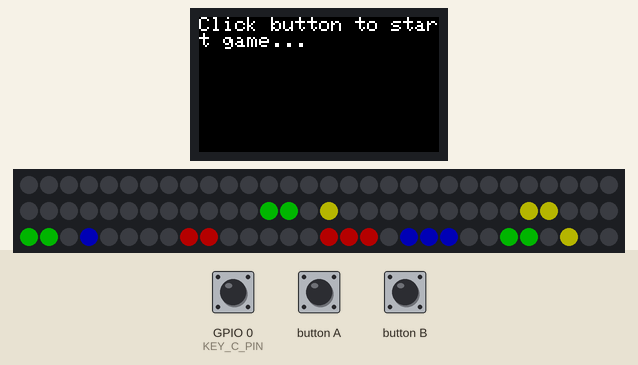
Simulated run of this sketch. Board: ESP32. Parts: 240×135 colour display, 90 RGB LEDs in strip order, left to right, continuing on the next row. Inputs (shaded band) come from the test bench; at power-on: GPIO 0 (KEY_C_PIN) HIGH. Dim RGB values are drawn brighter than linear; what the sketch prints to the serial monitor is not drawn.

Above: at 1.3 s.
1.4 s: GPIO 0 (KEY_C_PIN) pulled LOW for 3.2 s
At 3.4 s:
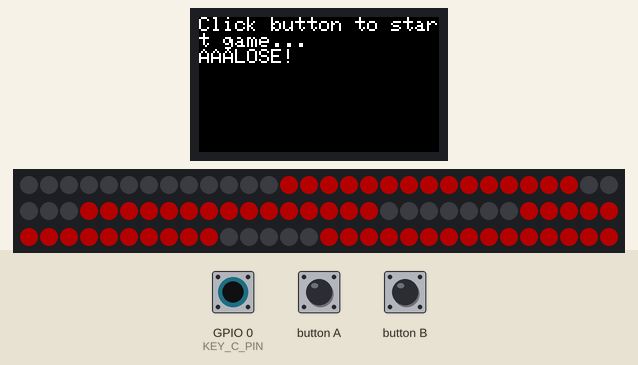
6.1 s: button A pressed for 0.15 s
At 6.73 s:
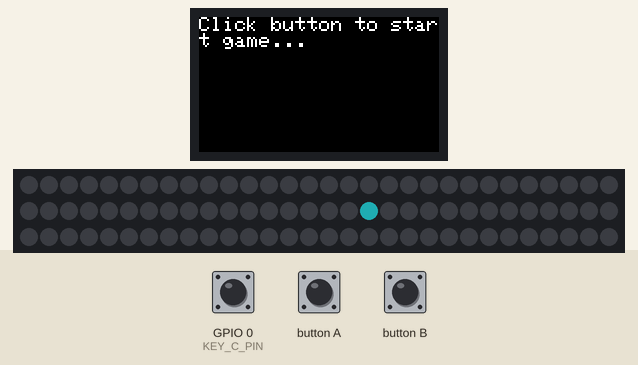
6.8 s: GPIO 0 (KEY_C_PIN) pulled LOW for 0.15 s
At 7.22 s:
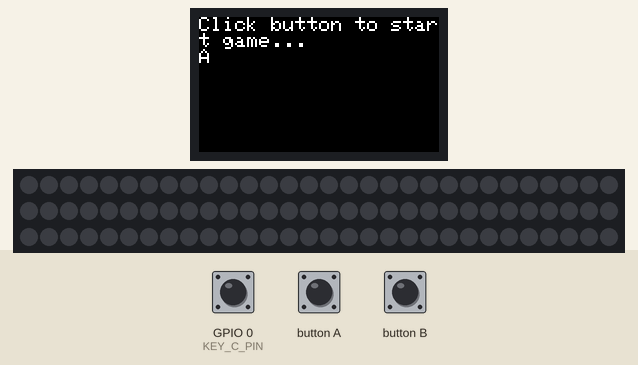
7.5 s: button A pressed for 1 s
At 8.73 s:
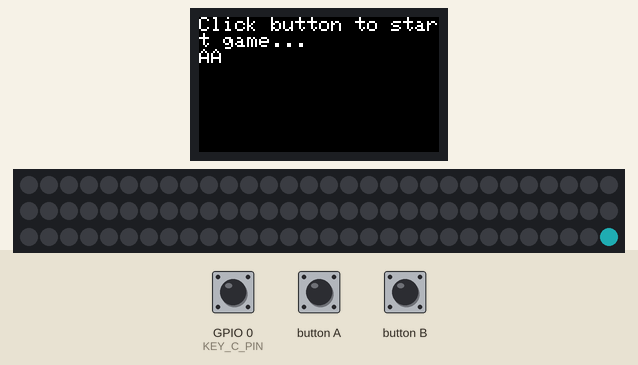
9.1 s: GPIO 0 (KEY_C_PIN) pulled LOW for 1 s
At 9.88 s:
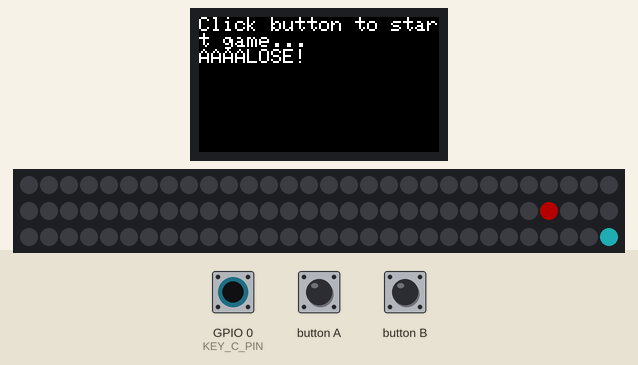
13.1 s: GPIO 0 (KEY_C_PIN) pulled LOW for 0.15 s
At 13.31 s:
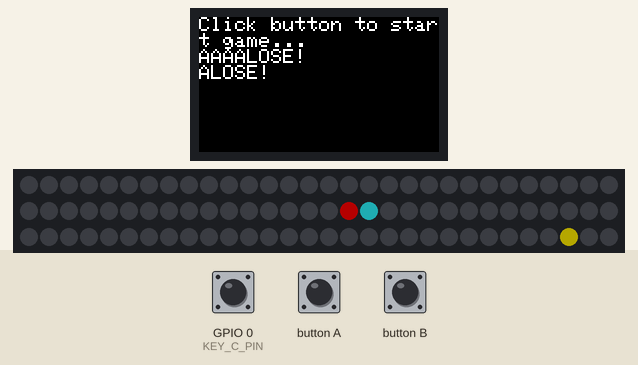
Timing chart, 0 to 16.1 s (numbered marks = the images above; inputs shaded):
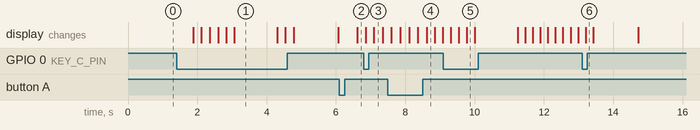

The sketch:

main.ino
```cpp
#include <M5StickCPlus.h>
#include "FastLED.h"
#include <vector>
#include <unordered_map>
#include <stdint.h>
#include <cstring>

#define Neopixel_PIN    32
#define NUM_LEDS        90
#define GRID_W          4
#define GRID_H          15

// Colors
#define BUN_COL 0x28dee8
#define KETCHUP_COL 0xff0000
#define MUSTARD_COL 0xffea00
#define BEEF_COL 0x1d1405
#define CHEESE_COL 0xe5a40d
#define BURGER_SAUCE_COL 0x534822
#define BACON_COL 0xba1f1f
#define SALAD_COL 0x12ba17
#define ONION_COL 0x6f1d61
#define MAYO_COL 0xeadf69
#define BBQ_COL 0x3e2a17

#define UNOCCUPIED_COL 0x00
#define LOSE_COL 0xff0000

#define UNOCCUPIED 0
#define OCCUPIED 1
#define FALLING_TILE 2

#define KEY_A 1
#define KEY_B 1 << 1
#define KEY_C 1 << 2

// Settings
#define DELTA_TIME_DEFAULT 250
#define DEATH_ANIMATION_DELAY 1000
#define WIN_ANIMATION_DELAY 1000
#define SPEED_FACTOR 0.93
#define KEY_C_PIN 0

#define PLAYER_COUNT 2
#define STACK_WIDTH 1

std::unordered_map<uint8_t, int> layerToColor = {
    {14, BUN_COL},
    {13, KETCHUP_COL},
    {12, MUSTARD_COL},
    {11, BEEF_COL},
    {10, CHEESE_COL},
    {9, BUN_COL},
    {8, BBQ_COL},
    {7, BEEF_COL},
    {6, BACON_COL},
    {5, SALAD_COL},
    {4, KETCHUP_COL}, // tomato
    {3, ONION_COL},
    {2, MAYO_COL},
    {1, BURGER_SAUCE_COL},
    {0, BUN_COL}
};

enum GameState {
    // In this state while in menu
    MENU,

    // In this state when the game is waiting for the user to place the layer
    // I.e the layer should shift left to right in this state
    WAIT_ON_INPUT,

    // Right after a stack is placed this state is active for as long as
    // There are blocks that needs to fall to the ground
    TILES_FALLING,

    // A player loses but the game is not finished
    LOSE,

    // When all players are dead
    GAMEOVER,

    // A player won the game: show a win animation and go back to menu
    WIN,
};

struct PlayerData {
    // Stores all the tiles the player has a block placed.
    // UNOCCUPIED: No block is placed at that position
    // OCCUPIED: a block is placed at the position
    // FALLING_TILE: the block at that position is falling
    uint8_t occupiedTiles[GRID_H][GRID_W];

    // The working grid of occupied tiles. Will be written to occupiedTiles after
    // every tick, too avoid interference when editing and reading in same tick
    uint8_t nextOccupiedTiles[GRID_H][GRID_W];

    // The layer this player has reached
    uint8_t activeLayer = GRID_H - 1;

    int simSpeed = DELTA_TIME_DEFAULT;

    bool lost = false;
};


PlayerData playerInfos[PLAYER_COUNT];

int activePlayerIdx = 0;

// The index position of the head on the active layer
// Used to keep track on the currently placing stack
// in the WAIT_ON_INPUT state
int stackWiggleHeadPos = 0;

CRGB leds[NUM_LEDS];
GameState gameState = GameState::MENU;

// Bitmap representing if a button have been clicked within the last update tick
// idx 001: Btn A
// idx 010: Btn B
// idx 100: Btn C (custom button)
int inputBitmap = 0;

// 2D array which translates a pixel coordinate to the index of the LED to
// light up in the physical LED grid. Ie. grid[1][3] will be the LED idx of
// the LED representing the (1,3) pixel coordinate
uint8_t grid[GRID_H][GRID_W];

CRGB drawBuffer[GRID_H][GRID_W] = {
    {0xff0000, 0x0, 0x0, 0x0},
    {0xff0000, 0x0, 0x0, 0xff0000},
    {0xff0000, 0xff0000, 0xff0000, 0xff0000},
    {},
    {0x0, 0xff0000, 0xff0000, 0xff0000},
    {0xff0000, 0x0, 0xff0000, 0x0},
    {0x0, 0xff0000, 0xff0000, 0xff0000},
    {},
    {0xff0000, 0x0, 0x0, 0xff0000},
    {0xff0000, 0x0, 0xff0000, 0xff0000},
    {0xff0000, 0xff0000, 0x0, 0xff0000},
};

void pollInput() {
    if (M5.BtnA.wasReleased())
        inputBitmap |= KEY_A;

    if (M5.BtnB.wasReleased())
        inputBitmap |= KEY_B;

    // Custom button
    if (digitalRead(KEY_C_PIN) == LOW)
        inputBitmap |= KEY_C;
}

void writeOccupiedToDrawBuffer() {
    for (int row = 0; row < GRID_H; row++) {
        for (int col = 0; col < GRID_W; col++) {
            drawBuffer[row][col] = layerToColor[row] * playerInfos[activePlayerIdx].occupiedTiles[row][col];
        }
    }
}


void gameLoop(void* params) {
    for (;;) {
        switch (gameState) {
            case MENU:
                inMenu();
                break;

            case WAIT_ON_INPUT:
                waitOnInput();
                break;

            case TILES_FALLING:
                tilesFalling();
                break;

            case LOSE:
                loosing();
                break;

            case GAMEOVER:
                gameOver();
                break;

            case WIN:
                winning();
                break;

            default:
                break;
        }
        showDrawBuffer();
        writeOccupiedToDrawBuffer();


        // Reset input from this tick - accumulate input events until next tick
        inputBitmap = 0;

        // Copy old working grid to active grid
        std::memcpy(
                playerInfos[activePlayerIdx].occupiedTiles,
                playerInfos[activePlayerIdx].nextOccupiedTiles,
                GRID_H * GRID_W);

        // FIXME: subtract time took to tick game
        int simSpeed = playerInfos[activePlayerIdx].simSpeed;
        vTaskDelay(simSpeed / portTICK_PERIOD_MS);
    }
}

void setup() {
    // Calculate pixel coordinate to LED index grid
    grid[0][0] = 27;
    grid[0][1] = 33;
    grid[0][2] = 69;
    grid[0][3] = 75;
    for (int row = 1; row < GRID_H; row++) {
        grid[row][0] = grid[row - 1][0] - 1;
        grid[row][1] = grid[row - 1][1] + 1;
        grid[row][2] = grid[row - 1][2] - 1;
        grid[row][3] = grid[row - 1][3] + 1;
    }

    // Setup custom button
    pinMode(KEY_C_PIN, INPUT);

    // Setup m5 stuff, see https://docs.m5stack.com/en/api/stickc/system_m5stickc
    M5.begin();
    M5.Lcd.setRotation(3);
    M5.Lcd.setTextColor(YELLOW);
    M5.Lcd.setTextSize(2);
    M5.Lcd.setCursor(20, 2);
    M5.Lcd.println("Miku's burgeria");
    M5.Lcd.setTextColor(WHITE);
    M5.Lcd.setCursor(15, 35);

    // Initalize LED array
    FastLED.addLeds<WS2811, Neopixel_PIN, GRB>(leds, NUM_LEDS)
        .setCorrection(TypicalLEDStrip);
    FastLED.setBrightness(64);

    // Register gameloop
    xTaskCreatePinnedToCore(gameLoop, "Game Loop", 8128, NULL, 1, NULL, 1);

    // Init draw buffer
    for (int i = 0; i < GRID_H; i++) {
        for (int j = 0; j < GRID_W; j++) {
            drawBuffer[i][j] = UNOCCUPIED_COL;
        }
    }
}

void loop() {
    // Update key states
    M5.update();
    pollInput();
}

void inMenu() {
    // TODO: show idle animation

    M5.Lcd.fillScreen(BLACK);
    M5.Lcd.setCursor(0, 0);
    M5.Lcd.println("Click button to start game...");

    CRGB menuBuffer[GRID_H][GRID_W] = {
        {0x0, 0x0, 0xff0000, 0xff0000},
        {0x0, 0x0, 0xff0000, 0xff0000},
        {0x0, 0x0, 0x0, 0xff0000},
        {},
        {0x0, 0x0, 0x0, 0xff},
        {0x0, 0x0, 0x0, 0xff},
        {0x0, 0x0, 0xff, 0xff},
        {},
        {0x0, 0x0, 0x00ff00, 0x0},
        {0x0, 0x00ff00, 0x00ff00, 0x00ff00},
        {0x0, 0x00ff00, 0x0, 0x00ff00},
        {},
        {0x0, 0xffff00, 0x0, 0xffff00},
        {0x0, 0x0, 0xffff00, 0x0},
        {0x0, 0x0, 0xffff00, 0x0}
    };

    std::memcpy(drawBuffer, menuBuffer, GRID_H * GRID_W * sizeof(CRGB));

    if ((inputBitmap & KEY_A) || (inputBitmap & KEY_C)) {
        gameState = GameState::WAIT_ON_INPUT;
    }
}

void waitOnInput() {
    uint8_t layer = playerInfos[activePlayerIdx].activeLayer;

    bool keyPressed = (inputBitmap & KEY_A) || (inputBitmap & KEY_C);
    if (!keyPressed) {
        // Mod for wrapping the head around
        stackWiggleHeadPos = ++stackWiggleHeadPos % GRID_W;
    }

    // Clear all LEDS on layer
    for (int i = 0; i < GRID_W; i++) {
        drawBuffer[layer][i] = UNOCCUPIED_COL;
    }

    // Display the currently placing stack
    for (int i = 0; i < STACK_WIDTH; i++) {
        drawBuffer[layer][(stackWiggleHeadPos + i) % GRID_W] = layerToColor[layer];
    }

    // If button clicked then transition to next state
    if ((inputBitmap & KEY_A) || (inputBitmap & KEY_C)) {
        M5.Lcd.printf("A");

        Serial.printf("layer: %d\n", layer);
        // Check for win
        if (layer == 255) {
            Serial.println("WIN");
            gameState = GameState::WIN;
            return;
        }

        // Check for losing
        if (layer != GRID_H - 1) { // Don't fail on first click
            int support = UNOCCUPIED; // How many tiles that are occupied below the placing stack
            for (int i = 0; i < STACK_WIDTH; i++) {
                support += playerInfos[activePlayerIdx]
                    .occupiedTiles[layer + 1][(stackWiggleHeadPos + i) % GRID_W];
            }

            // No tiles under placed stack - player looses
            if (support == UNOCCUPIED) {
                Serial.printf("LOSE!\n");
                M5.Lcd.printf("LOSE!\n");

                playerInfos[activePlayerIdx].lost = true;

                // If all players haeve lost then go to lose screen
                bool someoneAlive = false;
                for (int i = 0; i < PLAYER_COUNT; i++) {
                    someoneAlive |= !playerInfos[i].lost;
                }

                if (!someoneAlive) {
                    gameState = GameState::GAMEOVER;
                }
                else {
                    gameState = GameState::LOSE;
                }
                return;
            }
        }

        // Write the stack to the occupied tile grid
        for (int i = 0; i < STACK_WIDTH; i++) {
            playerInfos[activePlayerIdx]
                .nextOccupiedTiles[layer][(stackWiggleHeadPos + i) % GRID_W] = 1;
        }

        gameState = GameState::TILES_FALLING;
        playerInfos[activePlayerIdx].activeLayer--;
        playerInfos[activePlayerIdx].simSpeed *= SPEED_FACTOR;
    }
}

void tilesFalling() {
    // No tiles can be placed above this layer
    int topLayer = playerInfos[activePlayerIdx].activeLayer - 1;
    int movedTilesThisTick = 0;

    // Traverse from top layer to bottom (not including) of grid
    for (int row = topLayer; row + 1 < GRID_H; row++) {
        for (int col = 0; col < GRID_W; col++) {
            // The state of this tile at (row, coll)
            uint8_t tile = playerInfos[activePlayerIdx].occupiedTiles[row][col];
            if (tile == UNOCCUPIED) continue;

            // Move the tile down if nothing below it - simulate it falling
            uint8_t tileBelow = playerInfos[activePlayerIdx].occupiedTiles[row + 1][col];

            // No tile below - simulate falling
            if (tileBelow == UNOCCUPIED) {
                movedTilesThisTick++;
                playerInfos[activePlayerIdx].nextOccupiedTiles[row][col] = UNOCCUPIED;
                playerInfos[activePlayerIdx].nextOccupiedTiles[row + 1][col] = FALLING_TILE;
            }
            // The tile below is occupied - destroy the falling tile
            else if (tile == FALLING_TILE){
                playerInfos[activePlayerIdx].nextOccupiedTiles[row][col] = UNOCCUPIED;
            }
        }
    }

    // Clear falling tiles from bottom
    for (int col = 0; col < GRID_W; col++) {
        if (playerInfos[activePlayerIdx].occupiedTiles[GRID_H - 1][col] == FALLING_TILE)
            playerInfos[activePlayerIdx].nextOccupiedTiles[GRID_H - 1][col] = UNOCCUPIED;
    }

    // No more tiles to move
    if (movedTilesThisTick == 0) {
        stackWiggleHeadPos++; // Avoid the stack to spawn the same postion as last
        nextAlivePlayer();
        gameState = GameState::WAIT_ON_INPUT;
    }
}

void loosing() {
    for (int row = 0; row < GRID_H; row++) {
        for (int col = 0; col < GRID_W; col++) {
            drawBuffer[row][col] = LOSE_COL;
        }
    }

    showDrawBuffer();
    vTaskDelay(DEATH_ANIMATION_DELAY);
    gameState = GameState::TILES_FALLING;
}

void gameOver() {
    for (int row = 0; row < GRID_H; row++) {
        for (int col = 0; col < GRID_W; col++) {
            drawBuffer[row][col] = LOSE_COL;
        }
    }

    showDrawBuffer();
    vTaskDelay(DEATH_ANIMATION_DELAY);
    reset();

    gameState = GameState::MENU;
}

void winning() {
    for (int row = 0; row < GRID_H; row++) {
        for (int col = 0; col < GRID_W; col++) {
            drawBuffer[row][col] = layerToColor[row];
        }
    }

    showDrawBuffer();
    vTaskDelay(WIN_ANIMATION_DELAY);
    reset();

    gameState = GameState::MENU;
}

// Sets the activePlayerIdx to the next player that is alive
void nextAlivePlayer() {
    for (int i = 1; i < PLAYER_COUNT; i++) {
        int idx = (i + activePlayerIdx) % PLAYER_COUNT;
        if (!playerInfos[idx].lost) {
            activePlayerIdx = idx;
            return;
        }
    }
}

// Reset values to run game again
void reset() {
    for (int i = 0; i < PLAYER_COUNT; i++) {
        std::memset(playerInfos[i].occupiedTiles, 0, GRID_H * GRID_W);
        std::memset(playerInfos[i].nextOccupiedTiles, 0, GRID_H * GRID_W);
        playerInfos[i].activeLayer = GRID_H - 1;
        playerInfos[i].simSpeed = DELTA_TIME_DEFAULT;
        playerInfos[i].lost = false;
    }

    activePlayerIdx = 0;
    stackWiggleHeadPos = 0;
}

void showDrawBuffer() {
    for (int row = 0; row < GRID_H; row++) {
        for (int col = 0; col < GRID_W; col++) {
            uint8_t idx = grid[row][col];
            leds[idx] = drawBuffer[row][col];
        }
    }
    FastLED.show();
}
```

Measured:
- after the input at 1.4 s, the display: first changes after 0.48 s (image 1 shows a later state)
- after the input at 6.8 s, the display: first changes after 0.06 s (image 3 shows a later state)
- after the input at 7.5 s, the display: first differs from a run without the input after 1.1 s (image 4)
- what the display in image 1 shows lasts 1.2 s, from 3.1 s to 4.3 s
